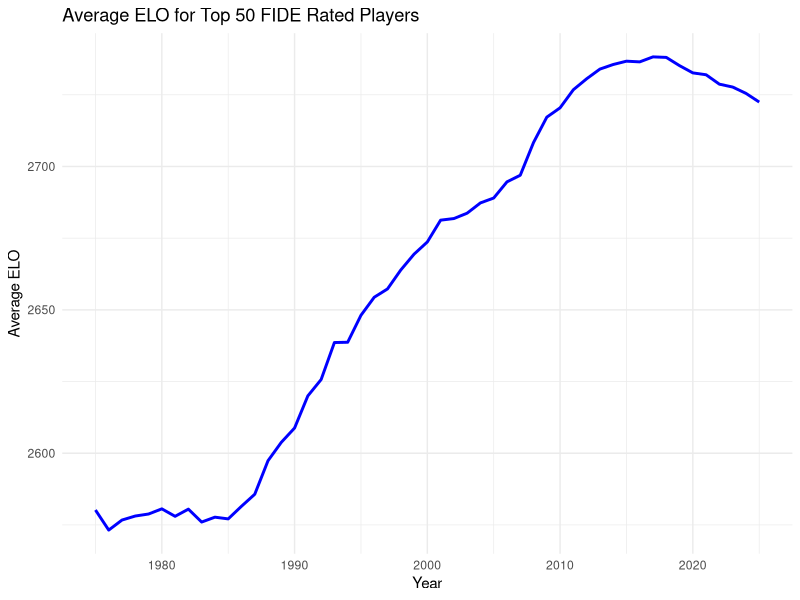

Generate this figure with R:
library(ggplot2)

# Data for average ELO (Top 50)
x <- 1975:2025
elo <- c(2580.20, 2573.20, 2576.70, 2578.10, 2578.80, 2580.60, 2578.00, 2580.50, 2576.00, 2577.70, 2577.10, 2581.50, 2585.70, 2597.40, 2603.80, 2608.80, 2620.00, 2625.70, 2638.60, 2638.70, 2648.10, 2654.40, 2657.30, 2663.90, 2669.42, 2673.68, 2681.28, 2681.84, 2683.72, 2687.30, 2689.00, 2694.64, 2696.94, 2708.36, 2717.20, 2720.46, 2726.76, 2730.58, 2733.96, 2735.56, 2736.72, 2736.48, 2738.22, 2738.04, 2735.16, 2732.64, 2731.98, 2728.70, 2727.70, 2725.50, 2722.46)

data <- data.frame(xValue = x, Elo = elo)

# Plotting the average ELO for Top 50
ggplot(data, aes(x = xValue, y = Elo)) +
  geom_line(color = "blue", size = 1) +
  labs(x = "Year", y = "Average ELO") +
  ggtitle("Average ELO for Top 50 FIDE Rated Players") +
  theme_minimal() 